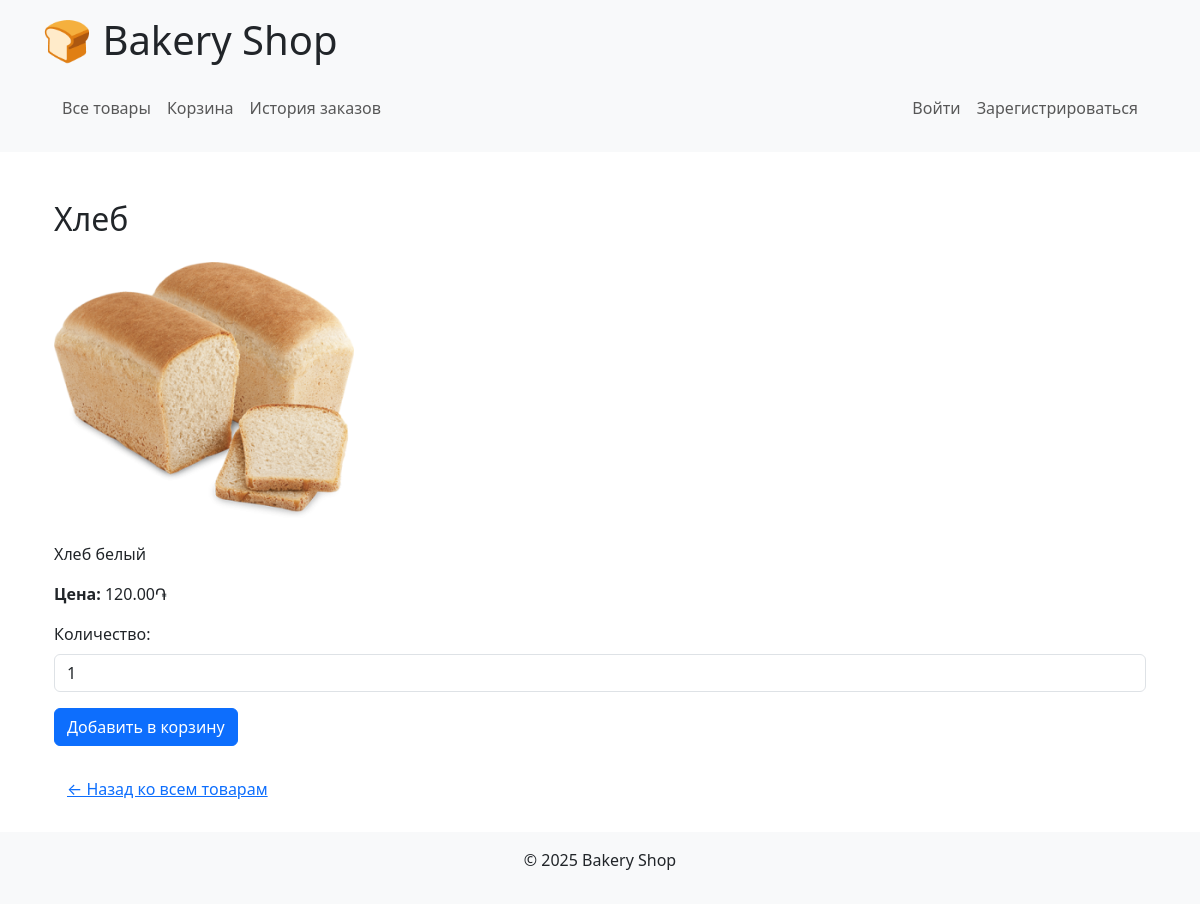
Screenshot of /bakery/product/1/ with the database file from the repository.
### bakery/models.py (models this page shows, shortened)
class Product(models.Model):
    category = models.ForeignKey(Category, on_delete=models.CASCADE, related_name='products', null=True)
    name = models.CharField(max_length=100)
    description = models.TextField()
    price = models.DecimalField(max_digits=10, decimal_places=2)
    image = models.ImageField(upload_to='products/')
    created_at = models.DateTimeField(auto_now_add=True)

### bakery/views.py (the view)
# urls.py: path('product/<int:pk>/', views.product_detail, name='product_detail'),
def product_detail(request, pk):
    product = get_object_or_404(Product, pk=pk)
    return render(request, 'bakery/product_detail.html', {'product': product})

### bakery/Templates/bakery/product_detail.html (shortened to what this page needs)
{% extends 'bakery/base.html' %}
{% block content %}
<div class="container mt-5">
    <h2 class="mb-4">{{ product.name }}</h2>
    {% if product.image %}
        <div class="mb-4">
            <img src="{{ product.image.url }}" alt="{{ product.name }}" class="img-fluid" style="max-width: 300px;">
        </div>
    {% endif %}
    <p>{{ product.description }}</p>
    <p><strong>Цена:</strong> {{ product.price }}֏</p>
    <form method="post" action="{% url 'add_to_cart' product.id %}" class="mb-4">
        <div class="mb-3">
            <label for="quantity" class="form-label">Количество:</label>
            <input type="number" name="quantity" value="1" min="1" id="quantity" class="form-control" required>
        </div>
        <button type="submit" class="btn btn-primary">Добавить в корзину</button>
    </form>
    <a href="{% url 'product_list' %}" class="btn btn-link">← Назад ко всем товарам</a>
</div>
{% endblock %}

### rows the page displays
Product: name "Хлеб", image (picture), description "Хлеб белый", price "120.00"
